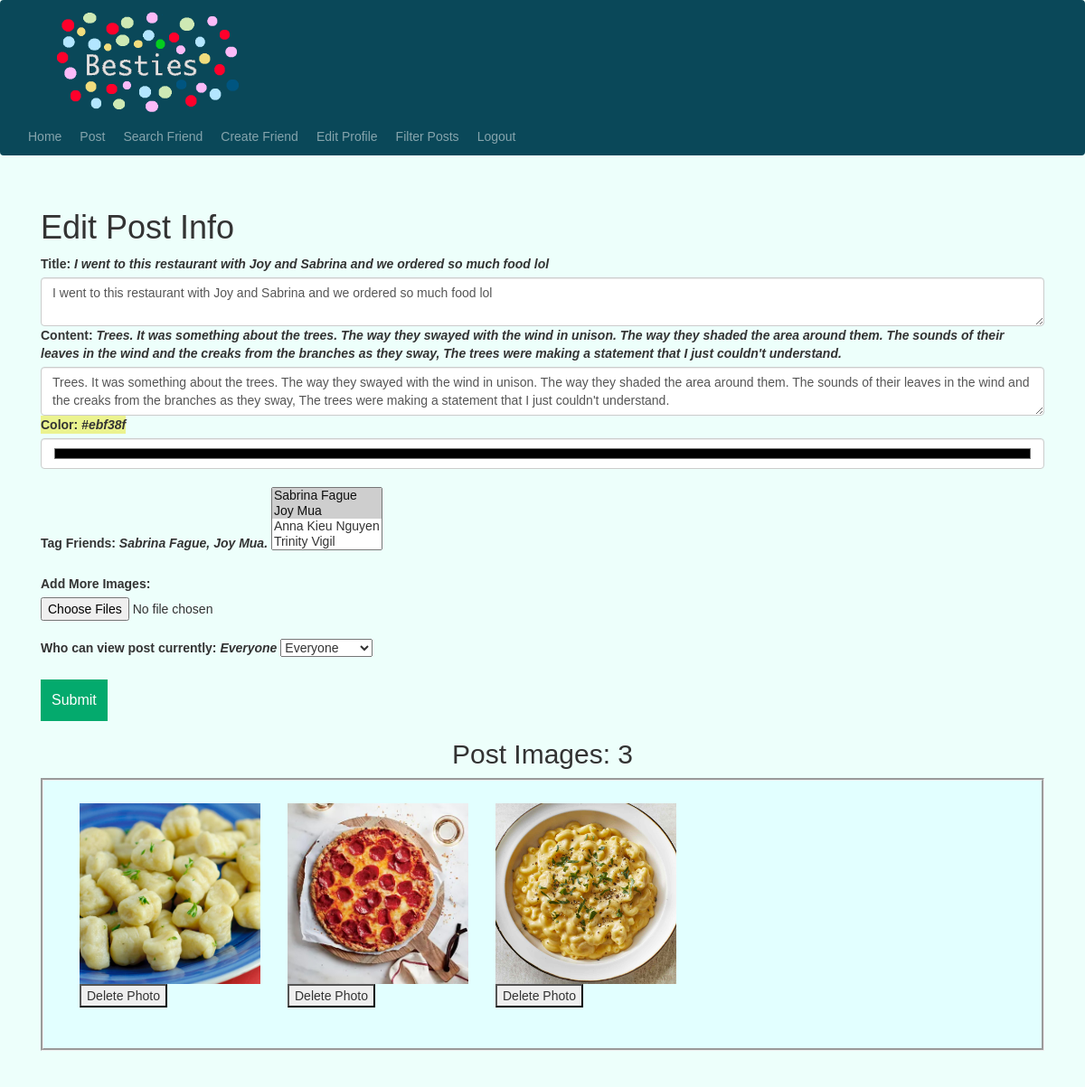
The app's page /edit-post/5 (signed in) with its own data.
### setup/models.py (models this page shows)
class Post(db.Model):
    id = db.Column(db.Integer, primary_key=True)
    date = db.Column(db.DateTime(timezone=True), default=func.now())
    title = db.Column(db.String(30))
    text = db.Column(db.String(1000))
    image = db.Column(db.String(20))
    post_categories = db.Column(MutableList.as_mutable(PickleType), default=[])
    post_images = db.Column(MutableList.as_mutable(PickleType), default=[])
    post_privacy = db.Column(db.String(20))
    color = db.Column(db.String(20))
    user_id = db.Column(db.Integer, db.ForeignKey('user.id'))
    friends_tagged = db.Column(MutableList.as_mutable(PickleType), default=[])

class User(db.Model, UserMixin):
    id = db.Column(db.Integer, primary_key=True)
    email = db.Column(db.String(20), unique=True)
    username = db.Column(db.String(20), unique=True)
    password = db.Column(db.String(20))
    first_name = db.Column(db.String(20))
    middle_name = db.Column(db.String(20))
    last_name = db.Column(db.String(20))
    bio = db.Column(db.String(100))
    gender = db.Column(db.String(20))
    birthday = db.Column(db.String(20))
    profile_picture = db.Column(db.String(50))
    age = db.Column(db.Integer)
    posts = db.relationship('Post')
    friends_list = db.Column(MutableList.as_mutable(PickleType), default=[])
    friend_requests = db.relationship('FriendRequest')

### setup/features.py (the view, shortened to what this page needs)
@features.route('/edit-post/<int:post_id>', methods=['GET', 'POST'])
@login_required
def edit_post(post_id):
    post = Post.query.filter_by(id=post_id).first()
    list_of_user_friends = []
    for friend_id in current_user.friends_list:
        tmp_user = User.query.filter_by(id=friend_id).first()
        list_of_user_friends.append(tmp_user)
    db.session.commit()
    return render_template('edit_post.html', user=current_user, post=post, list_of_user_friends=list_of_user_friends)

### setup/__init__.py (called while the page is built)
def create_app():
    app = Flask(__name__)
    app.config['SECRET KEY'] = 'iudsdbciud ccdoi'
    app.config['SQLALCHEMY_DATABASE_URI'] = f'sqlite:///{DB_NAME}'
    db.init_app(app)
    from .features import features
    from .authorization import authorization
    app.register_blueprint(features, url_prefix='/')
    app.register_blueprint(authorization, url_prefix='/')
    from .models import User
    with app.app_context():
        db.create_all()
    login_manager = LoginManager()
    login_manager.login_view = 'authorization.login'
    login_manager.init_app(app)
    @login_manager.user_loader
    def load_user(id):
        return User.query.get(int(id))
    return app

### setup/templates/edit_post.html (shortened to what this page needs)
{% extends "base.html" %}
{% block content %}
<form action="{{ url_for('features.edit_post', post_id=post.id) }}" method="POST" enctype="multipart/form-data">
    <h1>Edit Post Info</h1>
    <label for="title">Title: <i>{{ post.title }}</i></label>
    <textarea   type="title"
                class="form-control"
                id="title"
                name="title">{{ post.title }}</textarea>
    <label for="text">Content: <i>{{ post.text }}</i></label>
    <textarea   type="text"
                class="form-control"
                id="text"
                name="text">{{ post.text }}</textarea>
    <label for="color" style="background-color: {{ post.color }};">Color: <i>{{ post.color }}</i></label>
    <input type="color"
           id="color"
           name="color"
           class="form-control"
           placeholder="ENTER POST COLOR">
    <br />
    <label for="tagged_friends">Tag Friends:
        {% for tagged_friend in list_of_user_friends if tagged_friend.id|string in post.friends_tagged %}
            <i>{% if loop.index == post.friends_tagged|length %}
                    {{ tagged_friend.first_name }}
                    {{ tagged_friend.last_name }}.
                {% else %}
                    {{ tagged_friend.first_name }}
                    {{ tagged_friend.last_name }},
                {% endif %}
            </i>
        {% endfor %}
    </label>
    <select class="selectpicker" id="tagged_friends" name="tagged_friends" data-live-search="true" multiple>
        {% for friend in list_of_user_friends %}
            {% if friend.id|string in post.friends_tagged %}
                <option value="{{ friend.id }}" selected>
                    {{ friend.first_name }}
                    {{ friend.last_name }}
                </option>
            {% else %}
                <option value="{{ friend.id }}">
                </option>
            {% endif %}
        {% endfor %}
    </select>
    <br />
    <br />
    <label for="file">Add More Images: </label>
    <input id="file" type="file" name="file" accept="image/*" multiple/>
    <br />
    <label for="post_privacy">Who can view post currently: <i>{{ post.post_privacy }}</i></label>
    <select class="selectpicker" id="post_privacy" name="post_privacy">
        {% for privacy_choice in ["Only You", "Friends Only", "Everyone"] %}
            {% if privacy_choice == post.post_privacy %}
                <option selected>{{ privacy_choice }}</option>
            {% else %}
                <option>{{ privacy_choice }}</option>
            {% endif %}
        {% endfor %}
    </select>
    <br />
    <br />
    <button type="submit" class="btn-search">Submit</button>
</form>
{% if post.post_images|length != 0 %}
<h2 align="center">Post Images: {{ post.post_images|length }}</h2>
<div class="groove">
    {% for image in post.post_images %}
        <div style="float: left;">
            <form action="{{ url_for('features.remove_post_image', post_id=post.id) }}" method="POST">
                <div  style="padding-right: 30px;">
                    <img class="img-responsive" src="{{ url_for('features.send_image', filename=image) }}" style="width: 200px; height: 200px;">
                </div>
                <button type="submit">Delete Photo</button>
            </form>
            <br />
        </div>
    {% endfor %}
</div>
{% endif %}
<br />
<br />
{% endblock %}

### setup/static/style.css (style rules this page uses)
.groove { background-color: #E2FFFF; border-style: groove; padding-left: 40px; padding-top: 25px; padding-bottom: 15px; padding-right: 40px; }
.btn-search { background-color: #04AA6D; color: white; padding: 12px; font-size: 16px; border: none; cursor: pointer; }
* { box-sizing: border-box }
body { font-family: Verdana, sans-serif; margin:0 }

### records on screen
Post: title "I went to this restaurant with Joy and Sabrina and we ordered so much food lol", text "Trees. It was something about the trees. The way they swayed with the wind in unison. The way they shaded the area around them. The sounds of their leaves in the wind and the creaks from the branches as they sway, The trees were making a statement that I just couldn't understand.", color "#ebf38f", post_privacy "Everyone"
User: first_name "Sabrina", last_name "Fague"
User: first_name "Joy", last_name "Mua", {{ friend.id }} 3 (drawn)

### other values on screen
{{ post.post_images|length }} "3"
form field tagged_friends "Sabrina Fague ☑ / Joy Mua ☑ / Anna Kieu Nguyen / Trinity Vigil"
